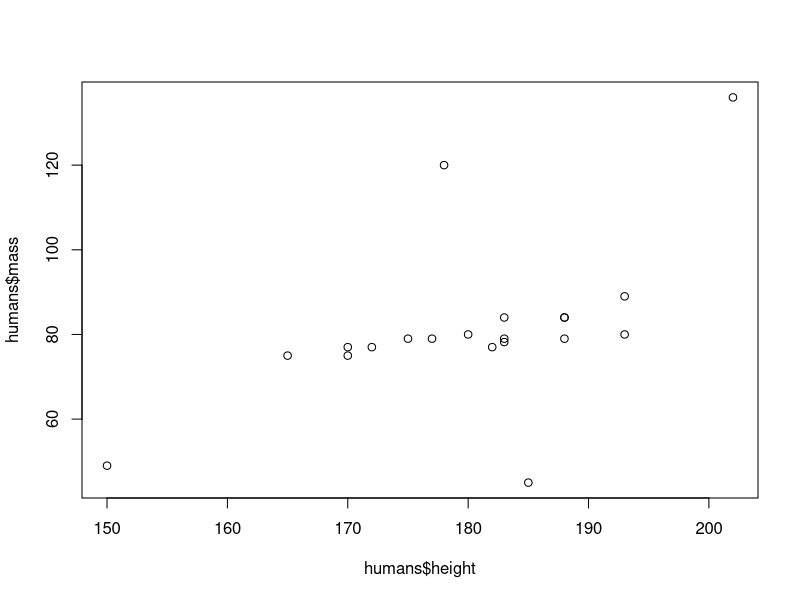
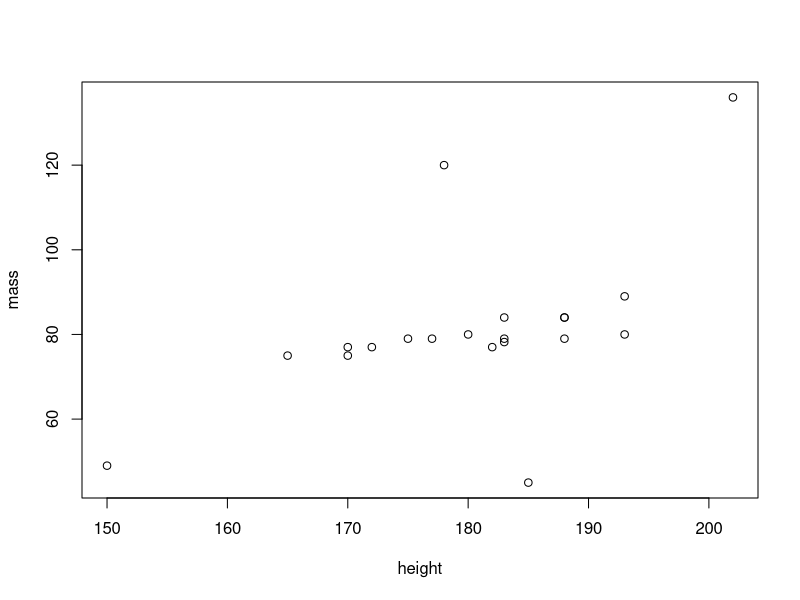
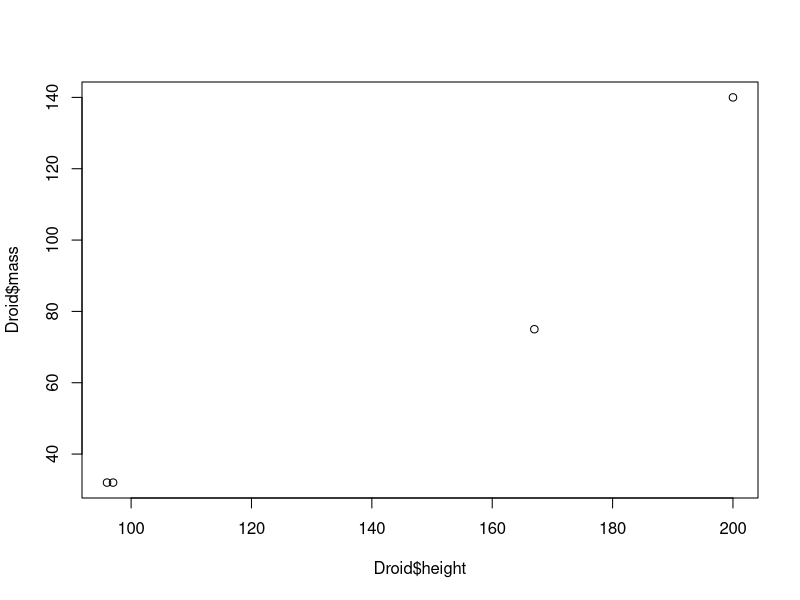
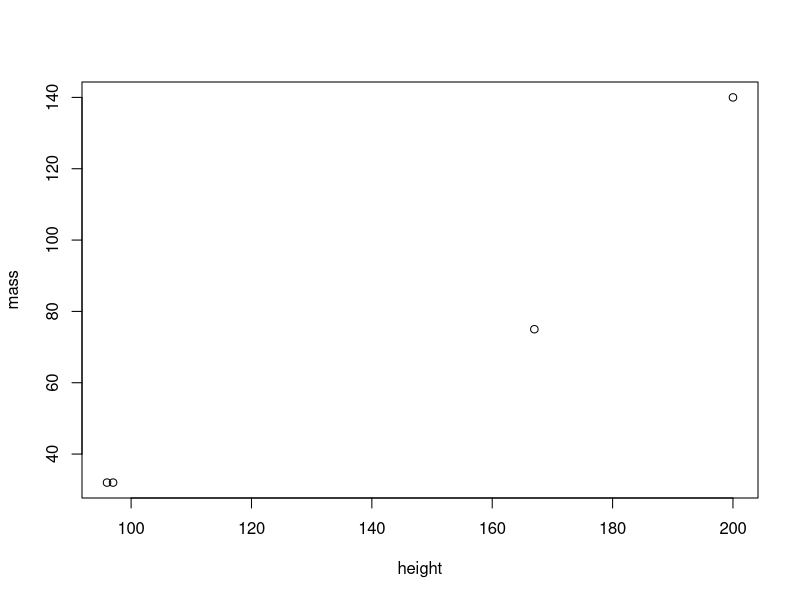

R code for these plots, in order:
## ---- chunk 1
library(tidyverse)
## ---- chunk 2
glimpse(starwars)
## ---- chunk 3
humans <- starwars %>% filter(species == "Human")
plot(humans$height, humans$mass)

starwars %>% filter(species == "Human") %>% plot(mass ~ height, data = .)

## ---- chunk 4

Droid <- starwars %>% filter(species == "Droid")
plot(Droid$height, Droid$mass)
starwars %>% filter(species == "Droid") %>% plot(mass ~ height, data = .)



## ---- chunk 5
starwars %>% group_by(homeworld) %>% count()


## ---- chunk 6

## ---- chunk 7


## ---- chunk 8

## ---- chunk 9


## ---- chunk 10

